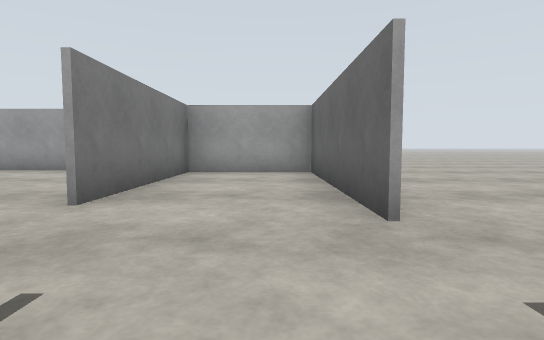
view 1 (above)

20 first-person views from a walk through a world built for the Gazebo simulator. The camera is 0.94 m above the floor, tilts 4° down and sees 80° across. The floor is counted in squares, 2 m on a side. Each view is taken from the middle of a square. On the plan, view 1 faces up. The plan holds only what a view shows up to about 9 squares ahead; the rest is blank. The place goes on beyond the plan.

view 2
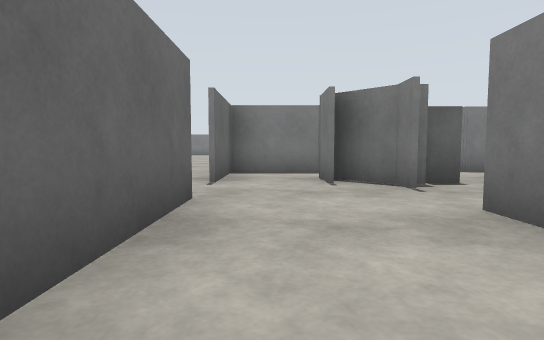

view 3
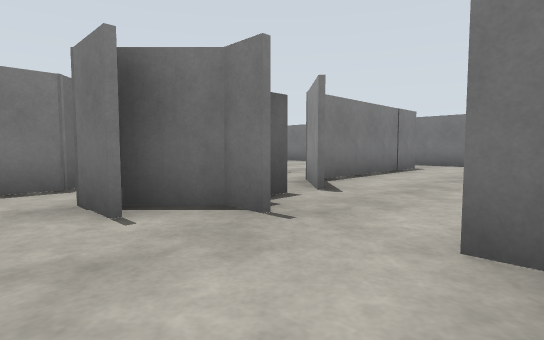

view 4
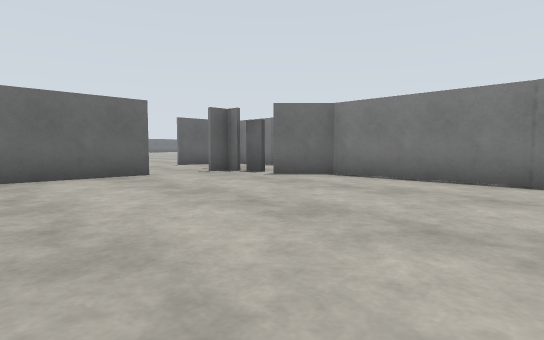

view 5
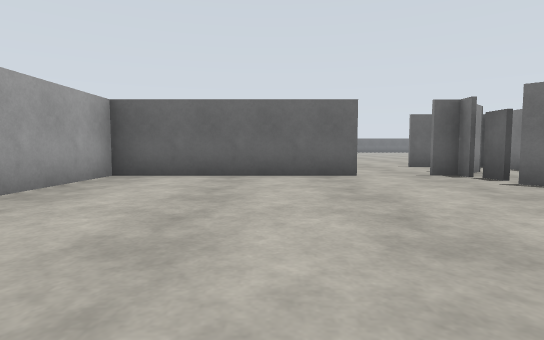

view 6
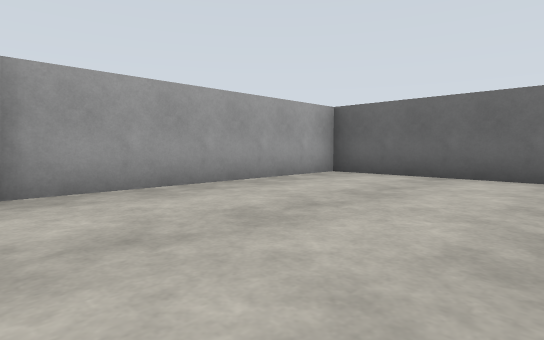

view 7
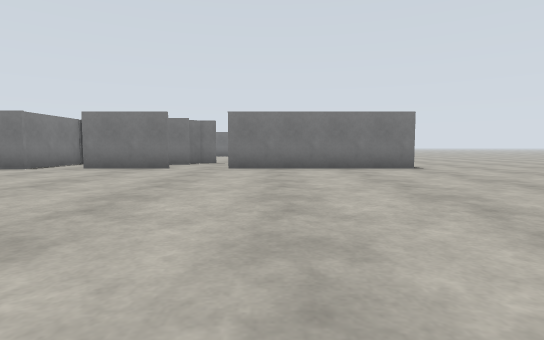

view 8
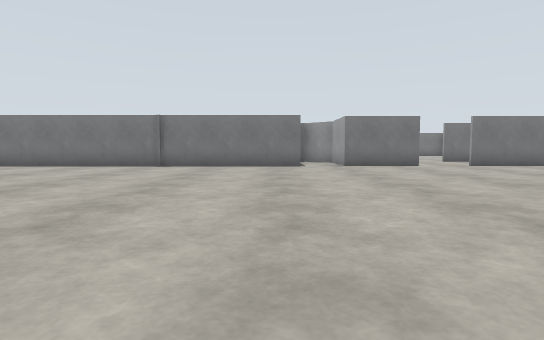

view 9
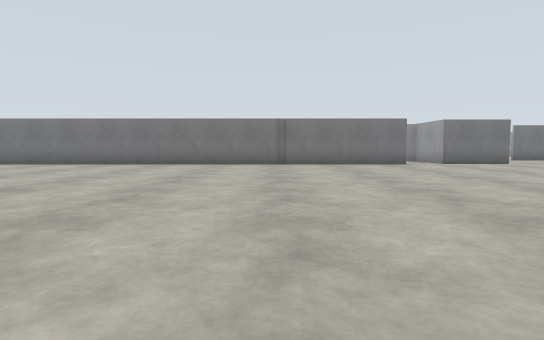

view 10
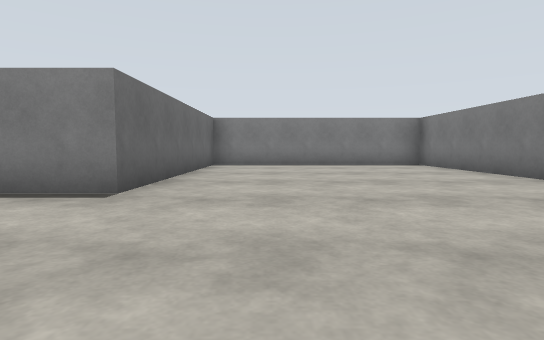

view 11
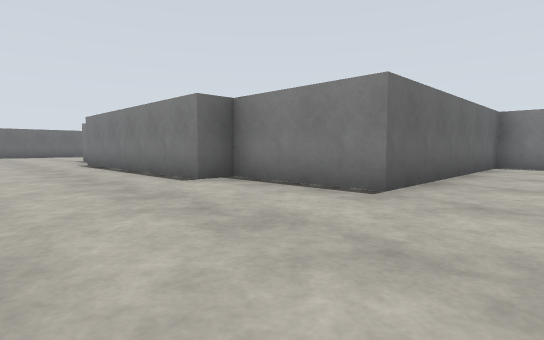

view 12
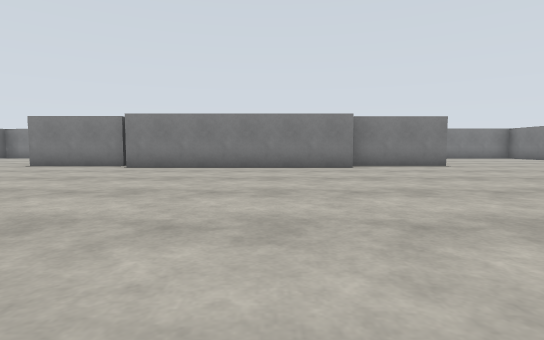

view 13
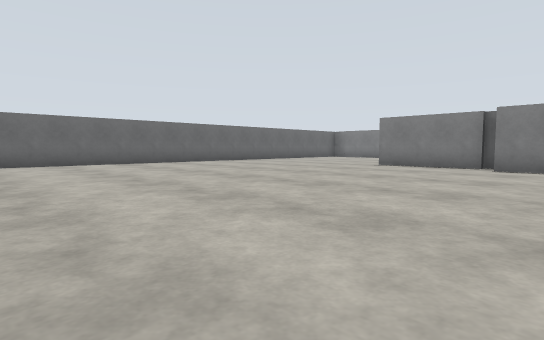

view 14
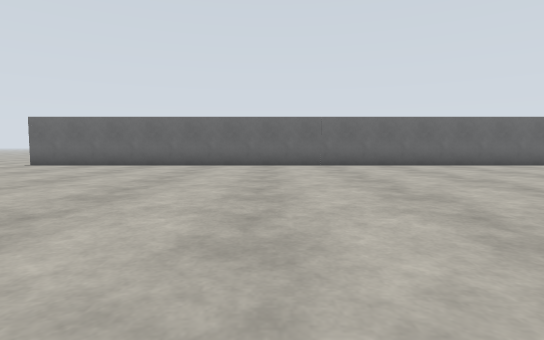

view 15
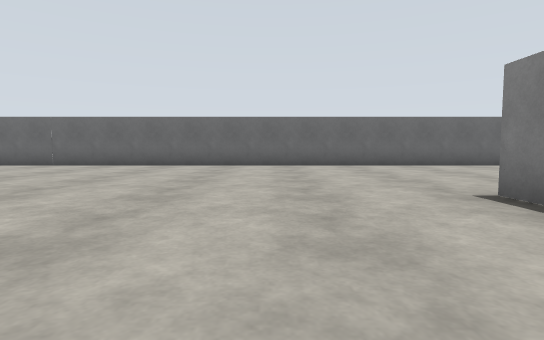

view 16
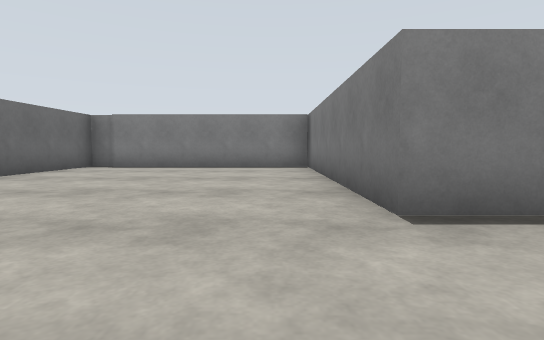

view 17
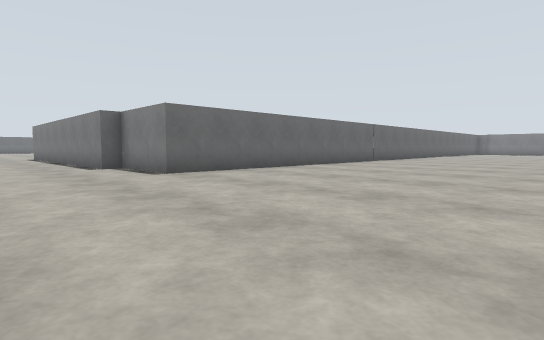

view 18
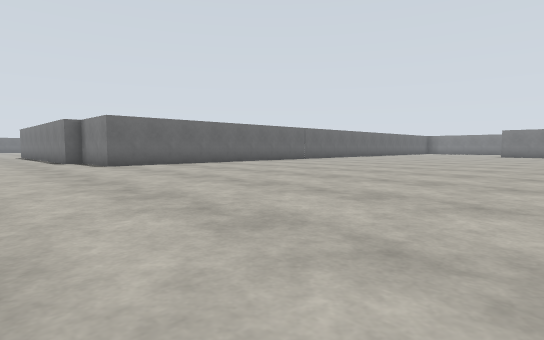

view 19
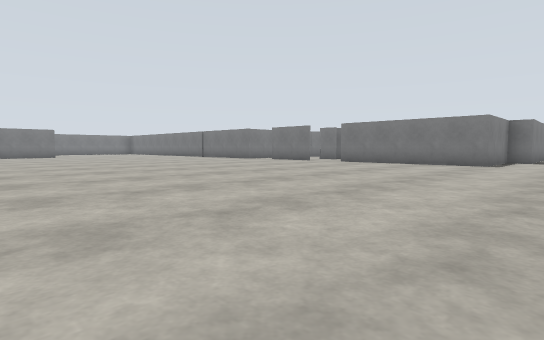

view 20
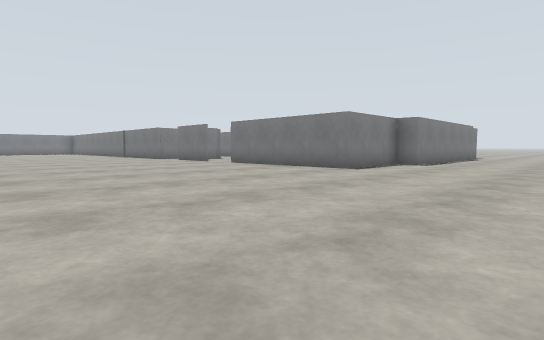

### Floor plan
Key: @ floor where view 1 was taken; # wall or solid block; . floor; L door leaf.
Columns run from 7 left of view 1 to 28 right of it. Each row starts with its distance up from view 1.
 10       .. ......
  9    ............      .........
  8    ...............   ...............
  7 ######............   .......... ####
  6  ....####.........   ........####
  5 .....#..#.........   ........#
  4 .....#..#.........   ........#
  3 .....#..#.........    .......#
  2 .................     .......#
  1 ....#L#..........     .......#
  0 # #####@#........    ........#
 -1    #  ###........ . .........#
 -2        ##....................#
 -3         #....................#
 -4         #....................#
 -5         #....................#
 -6         #....................#
 -7         #....................#
 -8         #....................#
 -9         #.....###########....#
-10         #.....#         #....#
-11         #.....#         #....#
-12         #.....#         #....#
-13         #.....#         #....#
-14         #.....#         #....#
-15         #######         ######

Where each view was taken, in squares from view 1:
view 1: 0 up, 0 right, facing up
view 2: 5 up, 0 right, facing down
view 3: 3 up, 0 right, facing down-left
view 4: 5 up, 7 left, facing down-right
view 5: 4 up, 7 left, facing right
view 6: 3 up, 7 left, facing up-right
view 7: 3 up, 8 right, facing left
view 8: 3 down, 9 right, facing left
view 9: 6 down, 10 right, facing left
view 10: 6 down, 5 right, facing down
view 11: 6 down, 5 right, facing down-right
view 12: 1 down, 11 right, facing down
view 13: 1 down, 13 right, facing down-right
view 14: 0 up, 14 right, facing right
view 15: 7 down, 14 right, facing right
view 16: 7 down, 18 right, facing down
view 17: 9 up, 17 right, facing down-right
view 18: 9 up, 14 right, facing down-right
view 19: 8 up, 10 right, facing down-left
view 20: 10 up, 7 right, facing down-left
